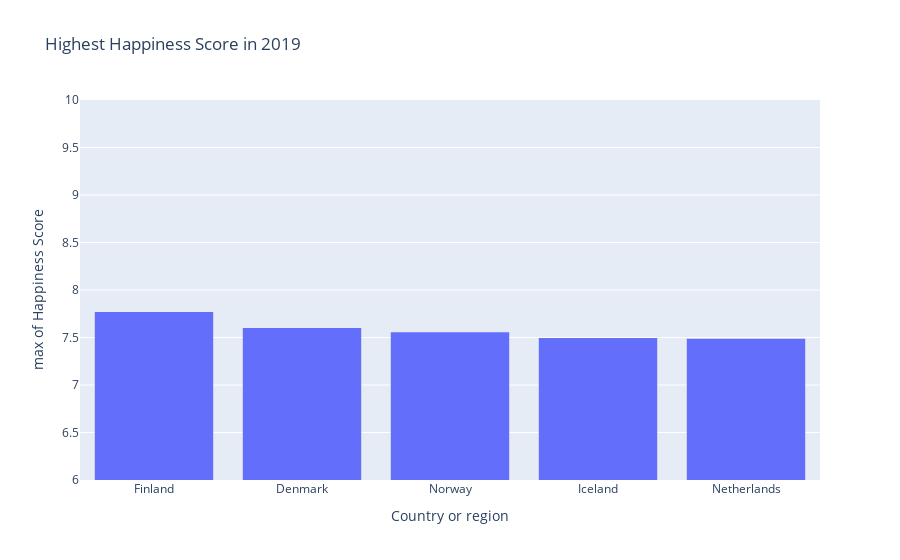
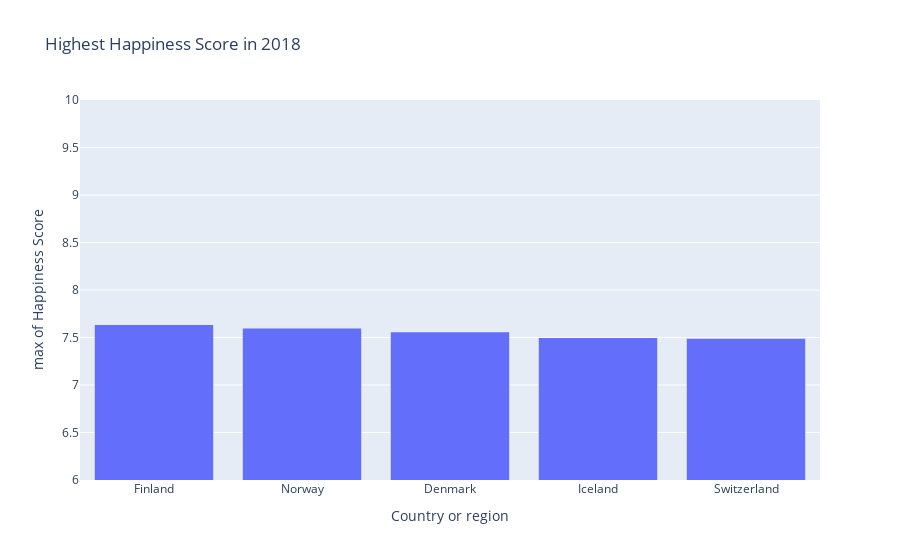
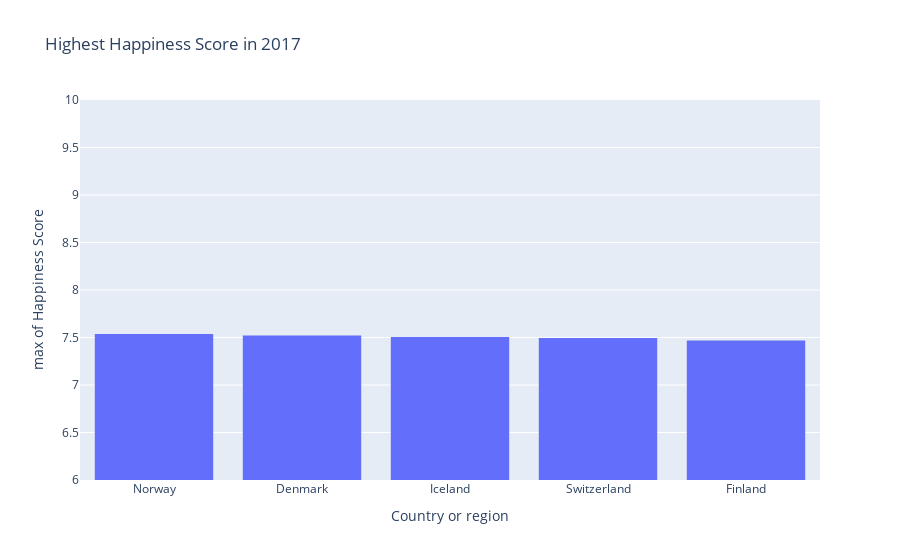
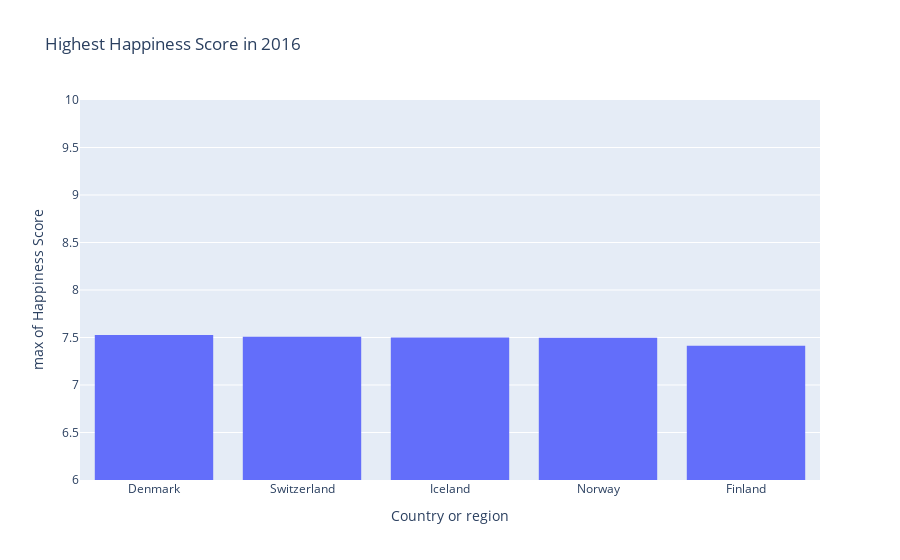

These figures' notebook cell, in order:
### Markdown cell above
**Categorical & numerical --> (scatter plot, histogram, box plot)**

### Code cell
import plotly.express as px
df = px.data.tips()
fig = px.histogram(df, x=happiness_df["2019"]["Country"].head(5), y=happiness_df["2019"]["Happiness Score"].head(5),
                   labels={'x':'Country or region', "y":"Happiness Score"},
                   histfunc='max',range_y=[6,10],
                  title="Highest Happiness Score in 2019")
fig.show()

fig = px.histogram(df, x=happiness_df["2018"]["Country"].head(5), y=happiness_df["2018"]["Happiness Score"].head(5),
                   labels={'x':'Country or region', "y":"Happiness Score"},
                   histfunc='max',range_y=[6,10],
                  title="Highest Happiness Score in 2018")
fig.show()

fig = px.histogram(df, x=happiness_df["2017"]["Country"].head(5), y=happiness_df["2017"]["Happiness Score"].head(5),
                   labels={'x':'Country or region', "y":"Happiness Score"},
                   histfunc='max',range_y=[6,10],
                  title="Highest Happiness Score in 2017")
fig.show()

fig = px.histogram(df, x=happiness_df["2016"]["Country"].head(5), y=happiness_df["2016"]["Happiness Score"].head(5),
                   labels={'x':'Country or region', "y":"Happiness Score"},
                   histfunc='max',range_y=[6,10],
                  title="Highest Happiness Score in 2016")
fig.show()

fig = px.histogram(df, x=happiness_df["2015"]["Country"].head(5), y=happiness_df["2015"]["Happiness Score"].head(5),
                   labels={'x':'Country or region', "y":"Happiness Score"},
                   histfunc='max',range_y=[6,10],
                  title="Highest Happiness Score in 2015")
fig.show()

### Figure 1 — Plotly figure (JSON) as saved in the notebook; plotly's stock layout.template omitted (floating-point values rounded to 4 significant figures)
{"data": [{"alignmentgroup": "True", "bingroup": "x", "histfunc": "max", "hovertemplate": "Country or region=%{x}<br>max of Happiness Score=%{y}<extra></extra>", "legendgroup": "", "marker": {"color": "#636efa", "pattern": {"shape": ""}}, "name": "", "offsetgroup": "", "orientation": "v", "showlegend": false, "type": "histogram", "x": ["Finland", "Denmark", "Norway", "Iceland", "Netherlands"], "xaxis": "x", "y": [7.769, 7.6, 7.554, 7.494, 7.488], "yaxis": "y"}], "layout": {"autosize": true, "barmode": "relative", "legend": {"tracegroupgap": 0}, "title": {"text": "Highest Happiness Score in 2019"}, "xaxis": {"anchor": "y", "autorange": true, "domain": [0, 1], "range": [-0.5, 4.5], "title": {"text": "Country or region"}, "type": "category"}, "yaxis": {"anchor": "x", "domain": [0, 1], "range": [6, 10], "title": {"text": "max of Happiness Score"}, "type": "linear"}}}

### Figure 2 — Plotly figure (JSON) as saved in the notebook; plotly's stock layout.template omitted (floating-point values rounded to 4 significant figures)
{"data": [{"alignmentgroup": "True", "bingroup": "x", "histfunc": "max", "hovertemplate": "Country or region=%{x}<br>max of Happiness Score=%{y}<extra></extra>", "legendgroup": "", "marker": {"color": "#636efa", "pattern": {"shape": ""}}, "name": "", "offsetgroup": "", "orientation": "v", "showlegend": false, "type": "histogram", "x": ["Finland", "Norway", "Denmark", "Iceland", "Switzerland"], "xaxis": "x", "y": [7.632, 7.594, 7.555, 7.495, 7.487], "yaxis": "y"}], "layout": {"autosize": true, "barmode": "relative", "legend": {"tracegroupgap": 0}, "title": {"text": "Highest Happiness Score in 2018"}, "xaxis": {"anchor": "y", "autorange": true, "domain": [0, 1], "range": [-0.5, 4.5], "title": {"text": "Country or region"}, "type": "category"}, "yaxis": {"anchor": "x", "domain": [0, 1], "range": [6, 10], "title": {"text": "max of Happiness Score"}, "type": "linear"}}}

### Figure 3 — Plotly figure (JSON) as saved in the notebook; plotly's stock layout.template omitted (floating-point values rounded to 4 significant figures)
{"data": [{"alignmentgroup": "True", "bingroup": "x", "histfunc": "max", "hovertemplate": "Country or region=%{x}<br>max of Happiness Score=%{y}<extra></extra>", "legendgroup": "", "marker": {"color": "#636efa", "pattern": {"shape": ""}}, "name": "", "offsetgroup": "", "orientation": "v", "showlegend": false, "type": "histogram", "x": ["Norway", "Denmark", "Iceland", "Switzerland", "Finland"], "xaxis": "x", "y": [7.537, 7.522, 7.504, 7.494, 7.469], "yaxis": "y"}], "layout": {"autosize": true, "barmode": "relative", "legend": {"tracegroupgap": 0}, "title": {"text": "Highest Happiness Score in 2017"}, "xaxis": {"anchor": "y", "autorange": true, "domain": [0, 1], "range": [-0.5, 4.5], "title": {"text": "Country or region"}, "type": "category"}, "yaxis": {"anchor": "x", "domain": [0, 1], "range": [6, 10], "title": {"text": "max of Happiness Score"}, "type": "linear"}}}

### Figure 4 — Plotly figure (JSON) as saved in the notebook; plotly's stock layout.template omitted (floating-point values rounded to 4 significant figures)
{"data": [{"alignmentgroup": "True", "bingroup": "x", "histfunc": "max", "hovertemplate": "Country or region=%{x}<br>max of Happiness Score=%{y}<extra></extra>", "legendgroup": "", "marker": {"color": "#636efa", "pattern": {"shape": ""}}, "name": "", "offsetgroup": "", "orientation": "v", "showlegend": false, "type": "histogram", "x": ["Denmark", "Switzerland", "Iceland", "Norway", "Finland"], "xaxis": "x", "y": [7.526, 7.509, 7.501, 7.498, 7.413], "yaxis": "y"}], "layout": {"autosize": true, "barmode": "relative", "legend": {"tracegroupgap": 0}, "title": {"text": "Highest Happiness Score in 2016"}, "xaxis": {"anchor": "y", "autorange": true, "domain": [0, 1], "range": [-0.5, 4.5], "title": {"text": "Country or region"}, "type": "category"}, "yaxis": {"anchor": "x", "domain": [0, 1], "range": [6, 10], "title": {"text": "max of Happiness Score"}, "type": "linear"}}}
